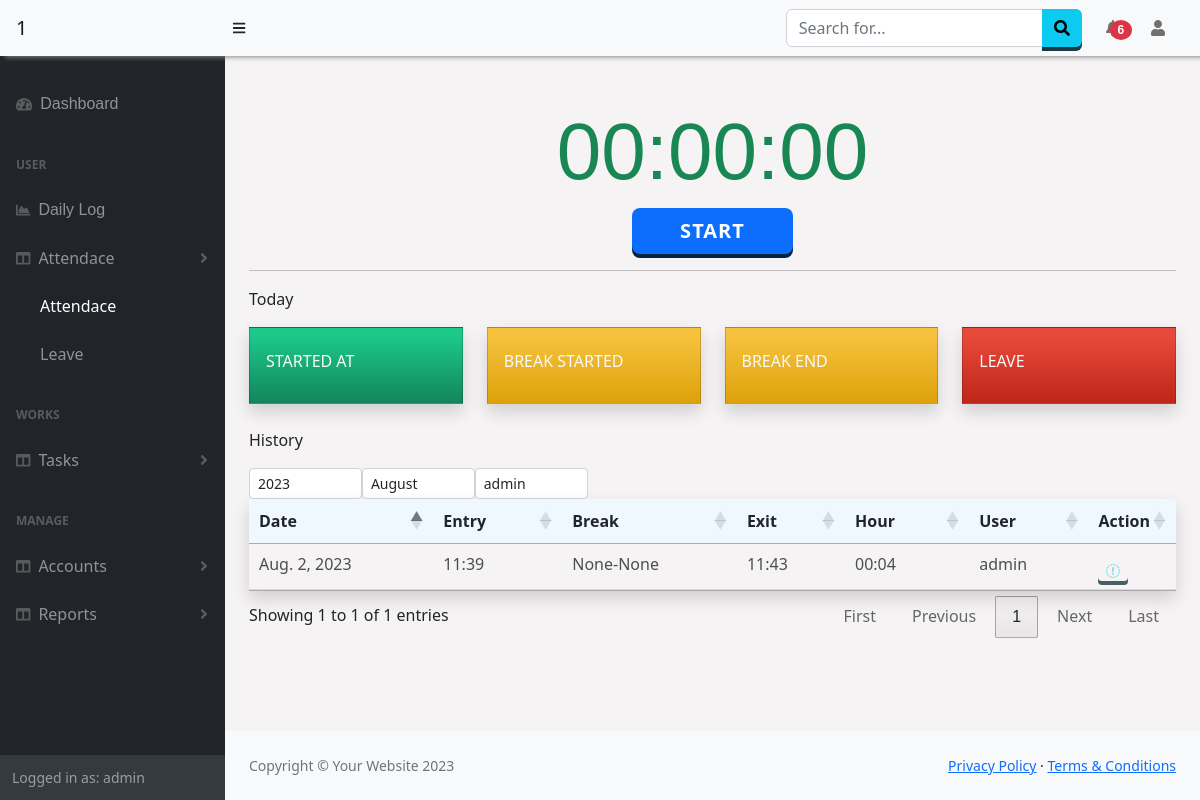
The app's page /Attendance/Details (signed in) with its own data.
### Attendance/models.py (models this page shows)
class Attendance(models.Model):
    date = models.DateField(auto_now_add=True,null=True)
    day = models.CharField(max_length=50,null=True)
    user = models.ForeignKey(User, null=True, on_delete= models.SET_NULL)
    entry = models.CharField(max_length=50)
    lbreak1 = models.CharField(max_length=50,null=True)
    lbreak2 = models.CharField(max_length=50,null=True)
    exit = models.CharField(max_length=50, null=True)
    hour = models.CharField(max_length=50, null=True)
    type = models.CharField(max_length=50,null=True,default=None)
    start_location = models.CharField(max_length=500, null=True)
    stop_location = models.CharField(max_length=500, null=True)

### Attendance/views.py (the view)
# urls.py: path('Details', views.attendance, name='attendance'),
@login_required
def attendance(request):
    if request.user.is_authenticated:
        getTeam_users = checkTeams(request)
        allusers = User.objects.filter(pk__in=getTeam_users[0])
        attenType = userDetails.objects.get(user=request.user)
        date = datetime.date.today()
        if request.user.is_superuser:
            result = Attendance.objects.filter(date__year=date.year,date__month =date.month,user=request.user) # 1=january
        else:
            result = Attendance.objects.filter(date__year=date.year,date__month =date.month, user=request.user)
        gettoday = Attendance.objects.filter(user=request.user,date=date)
        if gettoday.first() != None:
            today = gettoday.first()
        else :
            today = "None"
        data = {
            'result': result,
            'users' :allusers,
            'attendanceType':attenType,
            'today':today
        }
        return render(request, 'Attendance/attendance.html',data)
    else:
        return HttpResponseRedirect(reverse('login'))

### Attendance/context_processors.py (called while the page is built)
def getNewLeaves(request):
    if request.user.id:
        is_manager = checkTeams(request)
        if is_manager[1] == True:
            new_leaves = Leave.objects.filter(user__id__in=is_manager[0],approval = 2)
        else:
            today = datetime.datetime.now()
            new_leaves = Leave.objects.filter(user=request.user,date_approved__gte=today.date())
        return {"manager":is_manager[1],'n_leaves':new_leaves}
    else:
        return {}

def getLogApproval(request):
    if request.user.id:
        is_manager = checkTeams(request)
        if is_manager[1] == True:
            l_approval = LogApproval.objects.filter(user__id__in=is_manager[0],request=True)
        else:
            l_approval = LogApproval.objects.filter(user=request.user,status=True)
        return {'n_log_approval':l_approval}
    else:
        return {}

### Manager/views.py (called while the page is built, shortened)
def checkTeams(request):
    is_team = False
    if request.user.is_superuser:
        users = Employees.objects.values('user').filter(company=request.session['comp'])
        is_team=True
    return users,is_team

### Attendance/templates/Attendance/attendance.html (shortened to what this page needs)
{% extends "base.html" %}
{% block content %}
<div class="">
  <div class="mt-4">
    <h1 class="display-1 text-success"><span id="trackTime">00:00:00</span></h1>
    <div class="text-center">
      <button name="start1" class="btn btn-lg btn-primary ps-5 pe-5" style="display:{% if today.entry != None  %}none;{% else  %}visible; {% endif %}" onclick="make_attendance('start',{{today.exit}})" id="btnstart">Start</button>
    </div>
  </div>
  <hr>
  <div class="row">
    <p>Today</p>
    <div class="col-xl-3 col-md-6 mb-8 ">
      <div class="card border-left shadow h-100 py-2 bg-gradient-success text-light rounded-0">
          <div class="card-body">
              <div class="row no-gutters align-items-center">
                  <div class="col mr-2">
                      <div class="text-xs font-weight-bold text-uppercase mb-1">
                          <h6>Started At</h6></div>
                  </div>
              </div>
          </div>
      </div>
    </div>
    <div class="col-xl-3 col-md-6 mb-8">
      <div class="card border-left shadow h-100 py-2 bg-gradient-warning text-light rounded-0">
          <div class="card-body">
              <div class="row no-gutters align-items-center">
                  <div class="col mr-2">
                      <div class="text-xs font-weight-bold text-uppercase mb-1">
                          <h6>Break Started</h6></div>
                  </div>
              </div>
          </div>
      </div>
    </div>
    <div class="col-xl-3 col-md-6 mb-8">
      <div class="card border-left shadow h-100 py-2 bg-gradient-warning text-light rounded-0">
          <div class="card-body">
              <div class="row no-gutters align-items-center">
                  <div class="col mr-2">
                      <div class="text-xs font-weight-bold text-uppercase mb-1">
                          <h6>Break End</div>
                  </div>
              </div>
          </div>
      </div>
    </div>
    <div class="col-xl-3 col-md-6 mb-8">
      <div class="card border-left shadow h-100 py-2 bg-gradient-danger text-light rounded-0">
          <div class="card-body">
              <div class="row no-gutters align-items-center">
                  <div class="col mr-2">
                      <div class="text-xs font-weight-bold text-uppercase mb-1">
                          <h6>Leave</div>
                  </div>
              </div>
          </div>
      </div>
    </div>
  </div>
  <div class="row mt-4">
    <p>History</p>
    <div class="text-right w-50">
    <select class="form-control form-control-sm w-25" id="year" style="float:left;" onchange="getMonthData()">
      <option value="2023">2023</option>
    </select>
      <select class="form-control form-control-sm col-xs-2 w-25" id="month" style="float:left;" onchange="getMonthData()">
        <option value="8">August</option>
      </select>
      {% if user.is_superuser or perms.Attendance.view_attendance %}
      <select class="form-control form-control-sm col-xs-2 w-25" id="user_s" style="float:left;" onchange="getMonthData()">
        <option value="{{user.id}}">{{user.username}}</option>
      </select>
      {% endif %}
    </div>
  </div>
  <div class="table-wrap table-responsive-sm">
      <table class="table table-hover  shadow " id="example" style="width:100%;">
        <thead id="thead">
          <tr>
            <th>Date</th>
            <th>Entry</th>
            <th>Break</th>
            <th>Exit</th>
            <th>Hour</th>
            {% if manager == True  %}<th>User</th><th style="width:1%;">Action</th>{% endif %}
          </tr>
        </thead>
        <tbody id="tbody">
          {% for n in result %}
          <tr><td>{{n.date}}</td><td>{{n.entry}}</td><td>{{n.lbreak1}}-{{n.lbreak2}}</td><td>{{n.exit}}</td><td>{{n.hour}}</td>
            {% if user.is_superuser %}
            <td>{{n.user.username}}</td>
            <td>
              <a onclick = "viewLocation({{n.id}})"  id="a_details" class="btn btn-info btn-sm bg-transparent p-2 border-0 pb-0"><i class="fas fa-sharp fa-solid fa-location-arrow text-info"></i></a>
            </td>
            {% endif %}
            </tr>
          {% endfor%}
        </tbody>
      </table>
    </div>
</div>
{% endblock %}

### templates/base.html (shortened to what this page needs)
<!DOCTYPE html>
<html lang="en">
    <head>
        <link href="https://cdn.jsdelivr.net/npm/simple-datatables@7.1.2/dist/style.min.css" rel="stylesheet" />
        <link href="https://cdn.datatables.net/1.13.5/css/jquery.dataTables.min.css" rel="stylesheet" />
        <link href="https://cdn.datatables.net/buttons/2.4.1/css/buttons.dataTables.min.css" rel="stylesheet" />
        <link href="/static/css/styles.css" rel="stylesheet" />
        <link href="/static/css/customSB.css" rel="stylesheet" />
    </head>
    <body class="sb-nav-fixed" >
        <nav class="sb-topnav navbar navbar-expand-sm navbar-light bg-light fixed-top" style=" box-shadow: 5px 1px 5px #888888;">
            <a class="navbar-brand ps-3 bg-light" href="{% url 'home' %}">{{request.session.company}}{{request.session.id}}</a>
            <button class="btn btn-link btn-sm order-2 order-lg-0 me-4 me-lg-0" id="sidebarToggle" href="#!"><i class="fas fa-bars"></i></button>
            <form class="d-none d-md-inline-block form-inline ms-auto me-0 me-md-3 my-2 my-md-0">
                <div class="input-group">
                    <input class="form-control" type="text" placeholder="Search for..." aria-label="Search for..." aria-describedby="btnNavbarSearch" />
                    <button class="btn btn-info" id="btnNavbarSearch" type="button"><i class="fas fa-search"></i></button>
                </div>
            </form>
            <ul class="navbar-nav ms-auto ms-md-0 ">
                <li class="nav-item dropdown">
                    <a class="nav-link dropdown-toggle" id="navbarDropdown" href="#" role="button" data-bs-toggle="dropdown" aria-expanded="false"> <span class="badge badge-sm badge-danger badge-counter bg-danger rounded-circle " style="margin-left:-10px;">{% if n_leaves.count|add:n_log_approval.count != 0 %}{{ n_leaves.count|add:n_log_approval.count}}{% endif %}</span></a>
                        </a></li>
                    </ul>
            <ul class="navbar-nav  ms-md-0 me-3 me-lg-4">
                <li class="nav-item dropdown">
                    <a class="nav-link dropdown-toggle" id="navbarDropdown" href="#" role="button" data-bs-toggle="dropdown" aria-expanded="false"><i class="fas fa-user fa-fw"></i></a>
                </li>
            </ul>
        </nav>
        <div id="layoutSidenav" style="background-color:rgb(245, 243, 243);">
            <div id="layoutSidenav_nav">
                <nav class="sb-sidenav accordion sb-sidenav-dark" id="sidenavAccordion" >
                    <div class="sb-sidenav-menu" >
                        <div class="nav">
                            <a class="nav-link mt-4" href="{% url 'home' %}">
                                <div class="sb-nav-link-icon"><i class="fas fa-tachometer-alt"></i></div>
                                <span style="{% if request.path == '/' %}color:white;{% endif %}">Dashboard<span>
                            </a>
                            <div class="sb-sidenav-menu-heading">User</div>
                            <a class="nav-link" href="{% url 'dailylog' %}">
                                <div class="sb-nav-link-icon"><i class="fas fa-chart-area"></i></div>
                                <span style="{% if request.path == '/Worklog/dailylog/' %}color:white;{% endif %}">Daily Log<span>
                            </a>
                            <a class="nav-link collapsed" href="#" data-bs-toggle="collapse" data-bs-target="#collapseAttendance" aria-expanded="false" aria-controls="collapseLayouts">
                                <div class="sb-nav-link-icon"><i class="fas fa-columns"></i></div>
                                Attendace
                                <div class="sb-sidenav-collapse-arrow"><i class="fas fa-angle-down"></i></div>
                            </a>
                            <div class="{% if request.path|slice:'12' != '/Attendance/' %}collapse{% endif %}" id="collapseAttendance" aria-labelledby="headingOne" data-bs-parent="#sidenavAccordion">
                                <nav class="sb-sidenav-menu-nested nav">
                                    <a class="nav-link" href="{% url 'attendance' %} "style="{% if request.path == '/Attendance/Details' %}color:white;{% endif %}">Attendace</a>
                                    <a class="nav-link" href="{% url 'leave' %}" style="{% if request.path == '/Attendance/Leaves' %}color:white;{% endif %}">Leave</a>
                                </nav>
                            </div>
                            <div class="sb-sidenav-menu-heading">Works</div>
                            <a class="nav-link collapsed" href="#" data-bs-toggle="collapse" data-bs-target="#collapseLayouts" aria-expanded="false" aria-controls="collapseLayouts">
                                <div class="sb-nav-link-icon"><i class="fas fa-columns"></i></div>
                                Tasks
                                <div class="sb-sidenav-collapse-arrow"><i class="fas fa-angle-down"></i></div>
                            </a>
                            <div class="sb-sidenav-menu-heading">Manage</div>
                            <a class="nav-link collapsed" href="#" data-bs-toggle="collapse" data-bs-target="#collapseDetails" aria-expanded="false" aria-controls="collapseLayouts">
                                <div class="sb-nav-link-icon"><i class="fas fa-columns"></i></div>
                                Accounts
                                <div class="sb-sidenav-collapse-arrow"><i class="fas fa-angle-down"></i></div>
                            </a>
                            <a class="nav-link collapsed" href="#" data-bs-toggle="collapse" data-bs-target="#collapseReports" aria-expanded="false" aria-controls="collapseLayouts">
                                <div class="sb-nav-link-icon"><i class="fas fa-columns"></i></div>
                                Reports
                                <div class="sb-sidenav-collapse-arrow"><i class="fas fa-angle-down"></i></div>
                            </a>
                        </div>
                    </div>
                    <div class="sb-sidenav-footer">
                        <div class="small">Logged in as: {{ user.username}}</div>
                    </div>
                </nav>
            </div>
            <div id="layoutSidenav_content" >
                <main class="p-4" >
                    {% block content %}
                {% endblock %}
                </main>
                <footer class="py-4 bg-light mt-auto">
                    <div class="container-fluid px-4">
                        <div class="d-flex align-items-center justify-content-between small">
                            <div class="text-muted">Copyright &copy; Your Website 2023</div>
                            <div>
                                <a href="#">Privacy Policy</a>
                                &middot;
                                <a href="#">Terms &amp; Conditions</a>
                            </div>
                        </div>
                    </div>
                </footer>
            </div>
        </div>
        <link href="https://cdnjs.cloudflare.com/ajax/libs/twitter-bootstrap/5.2.0/css/bootstrap.min.css" rel="stylesheet" type="text/css">
    </body>
</html>

### static/css/customSB.css (style rules this page uses)
.bg-gradient-success { background-color: #1cc88a; background-image: linear-gradient(180deg, #1cc88a 10%, #13855c 100%); background-size: cover; }
.bg-gradient-warning { background-color: #f6c23e; background-image: linear-gradient(180deg, #f6c23e 10%, #dda20a 100%); background-size: cover; }
.bg-gradient-danger { background-color: #e74a3b; background-image: linear-gradient(180deg, #e74a3b 10%, #be2617 100%); background-size: cover; }

### Attendance/templates/Attendance/attendance.html (style rules this page uses)
h1, h3, span { text-align: center; font-family: sans-serif; }
h1 span { padding: 5px; }

### templates/base.html (style rules this page uses)
.dropdown-toggle:after { display: none !important; }
thead { background-color:aliceblue !important; }
th { font-weight:600 !important; }
tbody tr { opacity:0.8; border-top:1px solid lightgray; border-bottom:1px solid lightgray; }
.navbar,.sb-sidenav { background-color:DodgerBlue important; }
.btn { outline: none; cursor: pointer; border: none !important; display: block; position: relative; font-size: 16px ; font-weight: 600 !important; color: #fff; text-transform: uppercase; letter-spacing: 1px; }
.btn-primary { background-color: #0275d8; box-shadow: 0 4px #052341; }
.btn-info { background-color: #5bc0de; box-shadow: 0 4px #1C3A42; }

### records on screen
Attendance: date "Aug. 2, 2023", entry "11:39", lbreak1 "None", lbreak2 "None", exit "11:43", hour "00:04", user.username "admin"

### other values on screen
{{ request.session.id }} "1"
{{ n_leaves.count|add:n_log_approval.count }} "6"
{{ user.username }} "admin"
